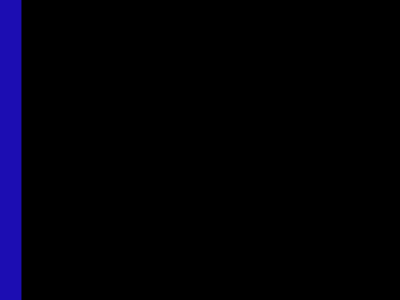
Frame 1 (no input)
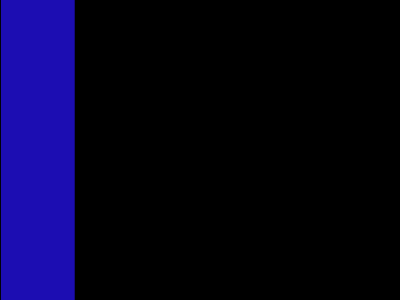
Frame 60 (the mouse pressed at the canvas centre just before this capture)
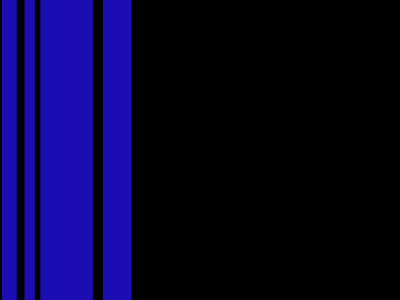
Frame 120 (the mouse held since frame 60 and released just before this capture)

The Processing sketch that drew these frames (run headless with seeded random() and noise(); from frame 60 on, the mouse is pressed at the canvas centre):

// Processing sketch: processing_13144
// ── processing_13144.pde


Stripe[] stripes=new Stripe[10];

int counter;

void setup() {
  size(400,300);
  for (int i=0;i<stripes.length; i++) {
    stripes[i]=new Stripe();
  }
}


 void draw() {
  background(0);
  
  for (int i=0; i<stripes.length; i++) {
    stripes[i].rollover(mouseX,mouseY);
    stripes[i].move();
    stripes[i].display();
  }
}

class Stripe {
  float x;
  float speed;
  float w;
  boolean mouse;
  
  Stripe() {
    x=0;
    speed=random(1);
    w=random(10,30);
    mouse=false;
  }
  
  void display() {
    if (mouse) {
      fill(210,15,214);
    } else {
      fill(28,13,178);
    }
    noStroke();
    rect(x,0,w,height);
  }
  
  void move() {
    x+=speed;
    if (x>width+20) x=-20;
  }
  
  void rollover(int mx, int my) {
    if (mx>x && mx<x+w) {
      mouse=true;
    }else{
      mouse=false;
    }
  }
}
